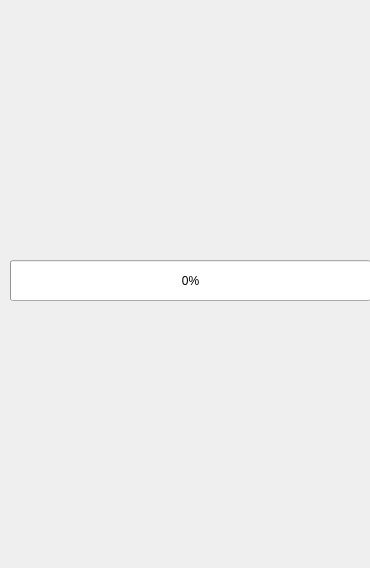
<?xml version="1.0" encoding="UTF-8"?>
<ui version="4.0">
 <class>SplashWindowClass</class>
 <widget class="QWidget" name="SplashWindowClass">
  <property name="geometry">
   <rect>
    <x>0</x>
    <y>0</y>
    <width>370</width>
    <height>568</height>
   </rect>
  </property>
  <property name="windowTitle">
   <string>SplashWindow</string>
  </property>
  <widget class="QProgressBar" name="progressBar">
   <property name="geometry">
    <rect>
     <x>10</x>
     <y>260</y>
     <width>361</width>
     <height>41</height>
    </rect>
   </property>
   <property name="value">
    <number>0</number>
   </property>
  </widget>
 </widget>
 <layoutdefault spacing="6" margin="11"/>
 <resources/>
 <connections/>
</ui>
